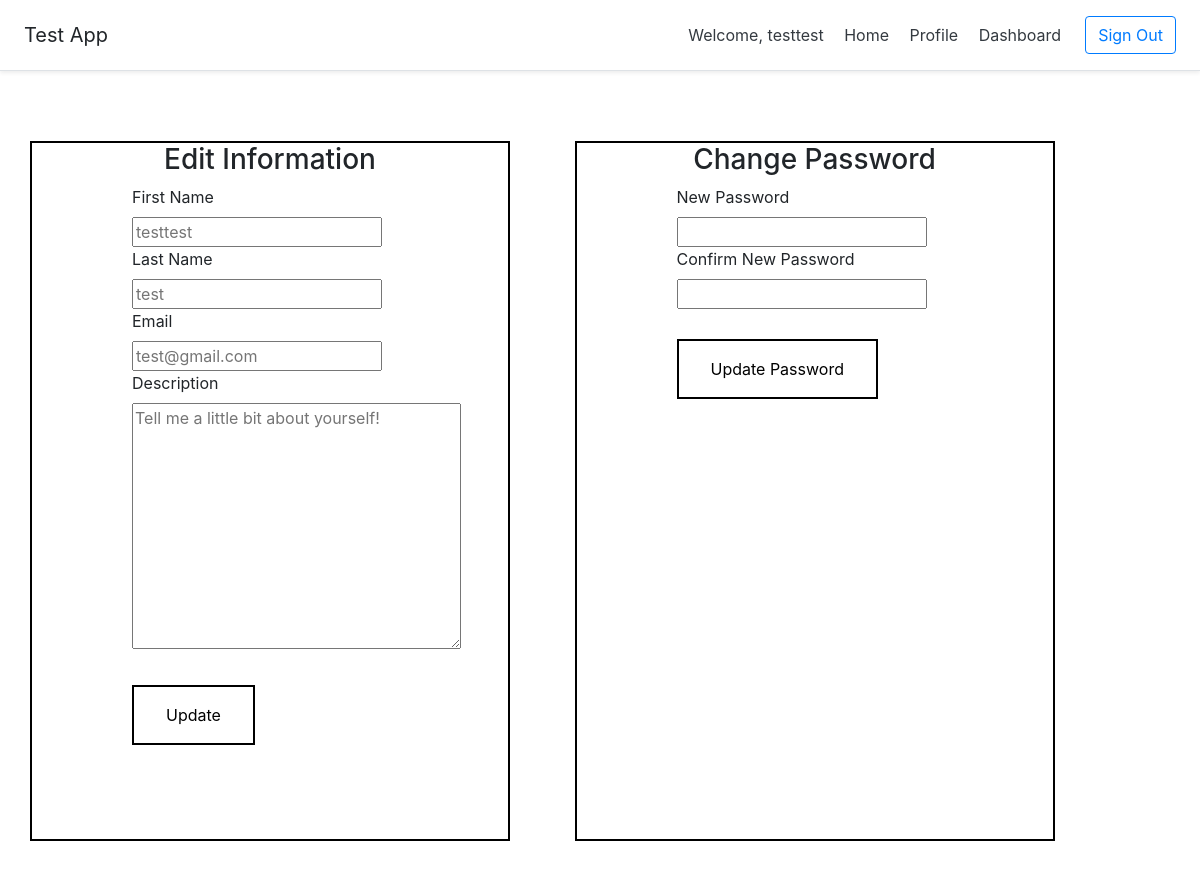
Screenshot of /dashboard/users/3/edit (signed in) with the database file from the repository.
### dojo_wall_app/models.py (models this page shows)
class User(models.Model):
  first_name = models.CharField(max_length=45)
  last_name = models.CharField(max_length=45)
  email = models.CharField(max_length=45, blank=False, unique=True)
  password = models.CharField(max_length=45)
  description = models.CharField(max_length=255, null=True)
  level = models.CharField(max_length=45, null=True)
  created_at = models.DateTimeField(auto_now_add=True)
  updated_at = models.DateTimeField(auto_now=True)
  objects = UserManager()

### user_dashboard_app/views.py (the view)
# urls.py: path('users/<int:user_id>/edit', views.edit, name='user_edit'),
def edit(request, user_id):
  if 'user_id' not in request.session:
    return redirect('/')
  logged_user = request.session['user_id']
  print('********logged user is:', logged_user)
  this_user = User.objects.get(id=user_id)
  context = {
    "this_user" : this_user
  }
  if logged_user == 2:
    return render(request, 'admin_edit.html', context)
  return render(request, 'user_edit.html', context)

### user_dashboard_app/templates/user_edit.html (shortened to what this page needs)
<!DOCTYPE html>
<html lang="en">
  <head>
    {% load static %}
    <link rel="stylesheet" href="{% static 'css/style.css' %}" />
    <link
      rel="stylesheet"
      href="https://stackpath.bootstrapcdn.com/bootstrap/4.5.2/css/bootstrap.min.css"
    />
  </head>
  <body>
    <div
      class="d-flex flex-column flex-md-row align-items-center p-3 px-md-4 mb-3 bg-white border-bottom shadow-sm"
    >
      <h5 class="my-0 mr-md-auto font-weight-normal">Test App</h5>
      <nav class="my-2 my-md-0 mr-md-3">
        <a class="p-2 text-dark" href="/dashboard"
          >Welcome, {{this_user.first_name}}</a
        >
        <a class="p-2 text-dark" href="/dashboard">Home</a>
        <a class="p-2 text-dark" href="#">Profile</a>
        <a class="p-2 text-dark" href="{% url 'dashboard:my_index' %}"
          >Dashboard</a
        >
      </nav>
      <a class="btn btn-outline-primary" href="/log_out">Sign Out</a>
    </div>
    <br />
    <div class="reg">
      <h3>Edit Information</h3>
      <form
        action="/dashboard/users/{{this_user.id}}/update"
        method="POST"
        id="reg_form"
      >
        <label for="first_name">First Name</label><br />
        <input
          type="text"
          name="first_name"
          placeholder="{{this_user.first_name}}"
        /><br />
        <label for="last_name">Last Name</label><br />
        <input
          type="text"
          name="last_name"
          placeholder="{{this_user.last_name}}"
        /><br />
        <label for="email">Email</label><br />
        <input
          type="text"
          name="email"
          placeholder="{{this_user.email}}"
        /><br />
        <label for="description">Description</label><br />
        <textarea
          name="description"
          id=""
          cols="30"
          rows="10"
          placeholder="Tell me a little bit about yourself!"
        ></textarea
        ><br />
        <button class="btn_reg">Update</button>
      </form>
    </div>
    <div class="login">
      <h3>Change Password</h3>
      <form action="#" method="POST" id="login_form">
        <label for="password">New Password</label><br />
        <input type="password" name="password" /><br />
        <label for="confirm_password">Confirm New Password</label><br />
        <input type="password" name="confirm_password" /><br />
        <button class="btn_login">Update Password</button>
      </form>
    </div>
  </body>
</html>

### dojo_wall_app/static/css/style.css (style rules this page uses)
h3 { font-size: 40px; text-align: center; }
.reg, .login { margin: 30px; width: 40%; height: 700px; border: 2px solid black; display: inline-block; vertical-align: top; }
#reg_form, #login_form { text-align: left; margin-left: 100px; }
.btn_reg, .btn_login { margin-top: 30px; }
button { background-color: white; color: black; border: 2px solid black; padding: 16px 32px; text-align: center; display: inline-block; font-size: 16px; margin: 0px 4px; transition-duration: 0.4s; cursor: pointer; }
input { margin: 5px 2px; width: 250px; }

### rows the page displays
User: first_name "testtest", last_name "test", email "test@gmail.com"
